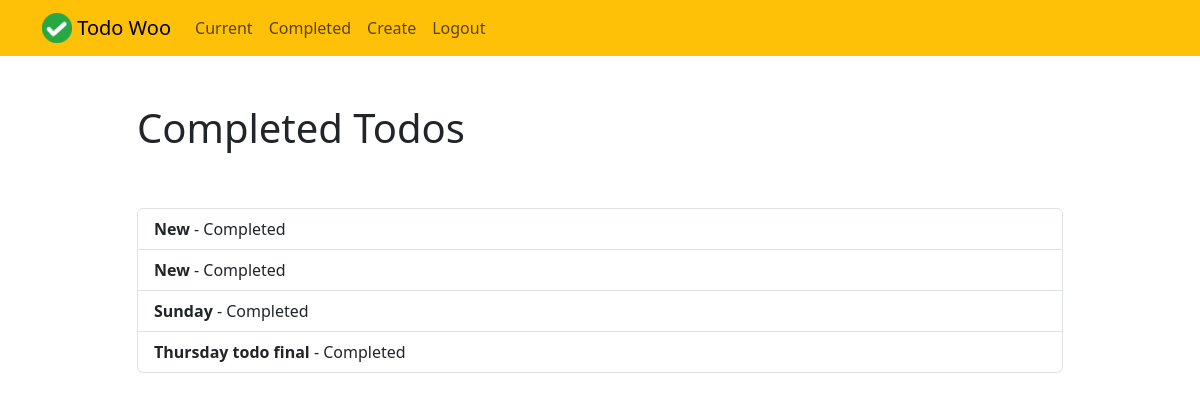
The page /completed/ (signed in) on the database its author committed.
### Todo/models.py (models this page shows, shortened)
class Todo(models.Model):
    title=models.CharField(max_length=100)
    memo=models.TextField(blank=True)
    created= models.DateTimeField(auto_now_add=True) # auto... add the specific exact time and it will ne be editable.
    datecompleted=models.DateTimeField(null=True, blank=True)
    importance=models.BooleanField(default=False)
    user=models.ForeignKey(User, on_delete=models.CASCADE)

### Todo/views.py (the view)
@login_required
def completedtodos(request):
    todos=Todo.objects.filter(user=request.user, datecompleted__isnull=False).order_by('-datecompleted')
    return render(request, 'todo/completedtodos.html', {'todos':todos})

### Todo/templates/todo/completedtodos.html (shortened to what this page needs)
{% extends "todo/base.html" %}
{% block content %}
    <div class="row justify-content-center mt-5">
        <div class="col-md-10">
            <h1>Completed Todos</h1>
        </div>
    </div>
    <div class="row justify-content-center mt-5">
        <div class="col-md-10">
            <div class="list-group">
                {% for todo in todos %}
                    <a href="{% url 'viewtodo' todo.id %}" class="list-group-item list-group-item-action"><b>{{ todo.title }}</b> - Completed </a>
                {% endfor %}
            </div>
        </div>
    </div>
{% endblock %}

### rows shown on the page
Todo: title "New"
Todo: title "New"
Todo: title "Sunday"
Todo: title "Thursday todo final"
